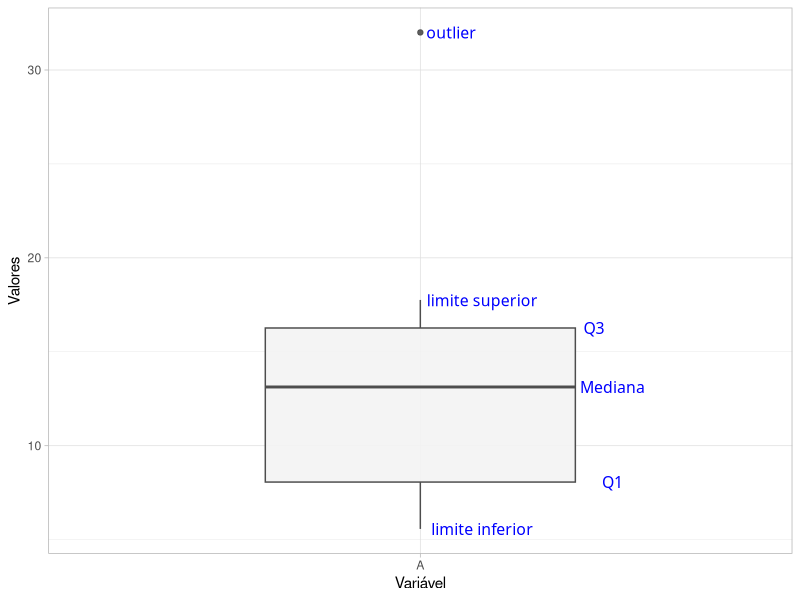
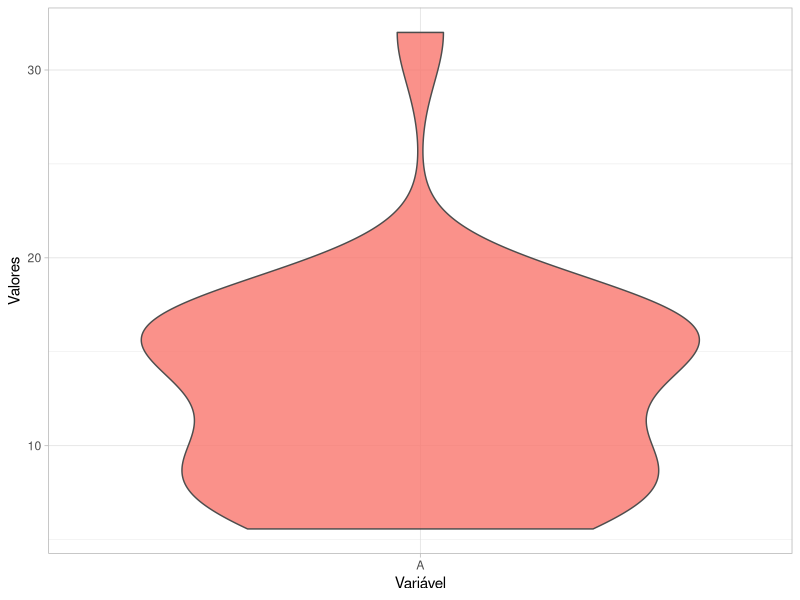
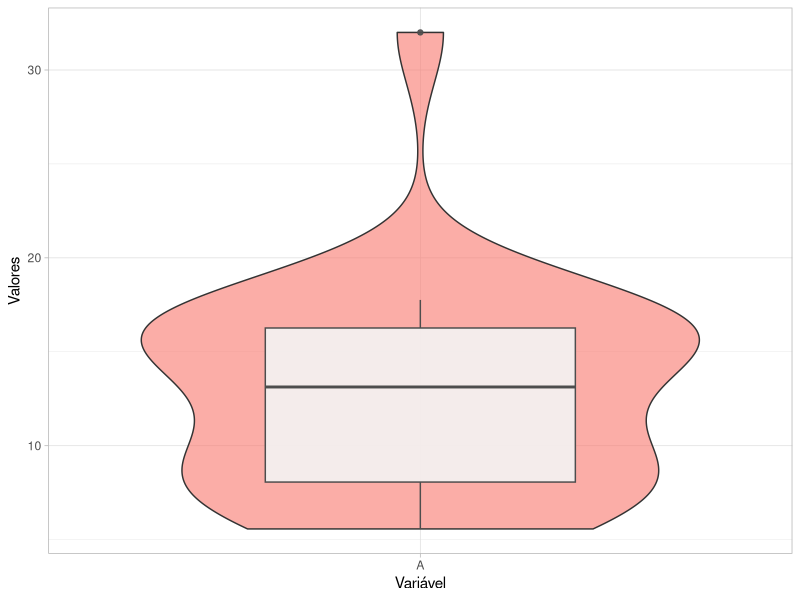
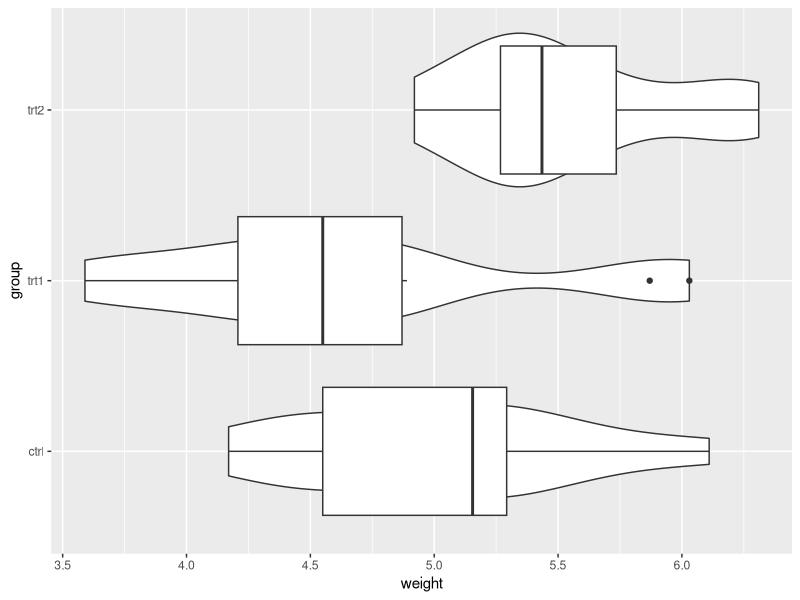
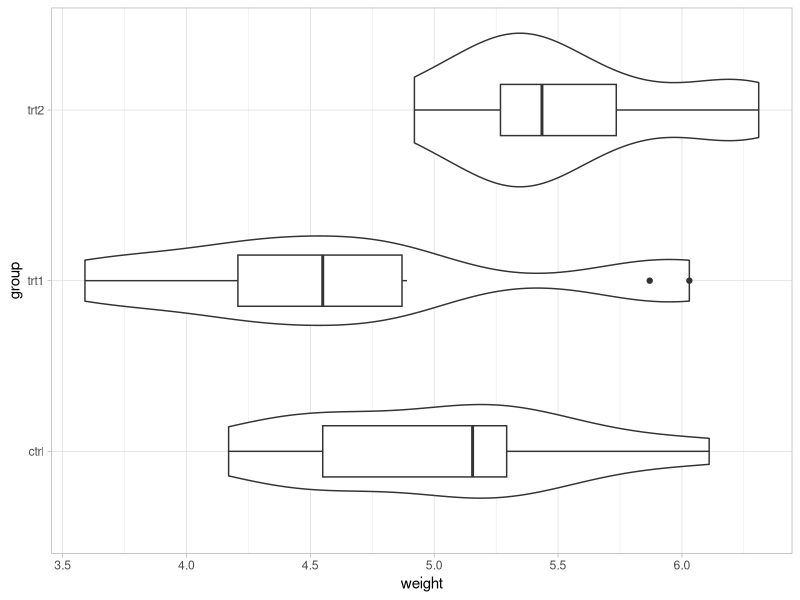
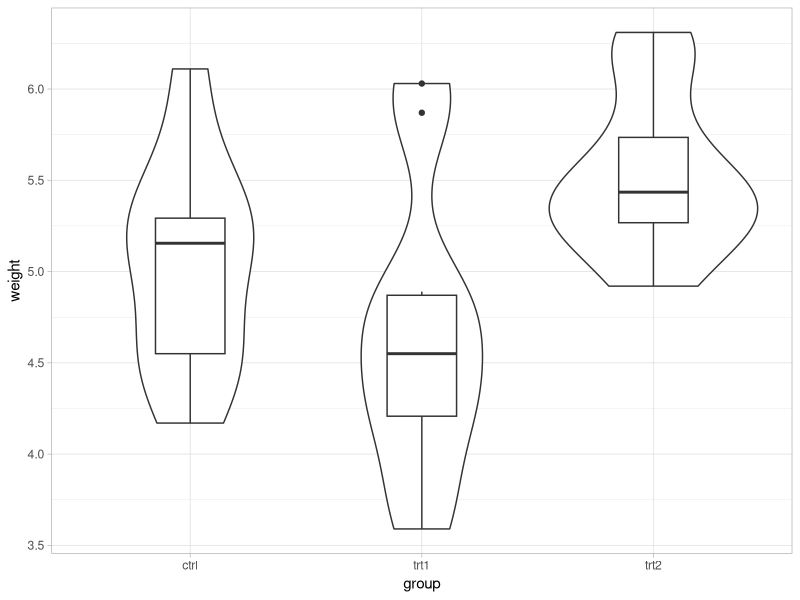
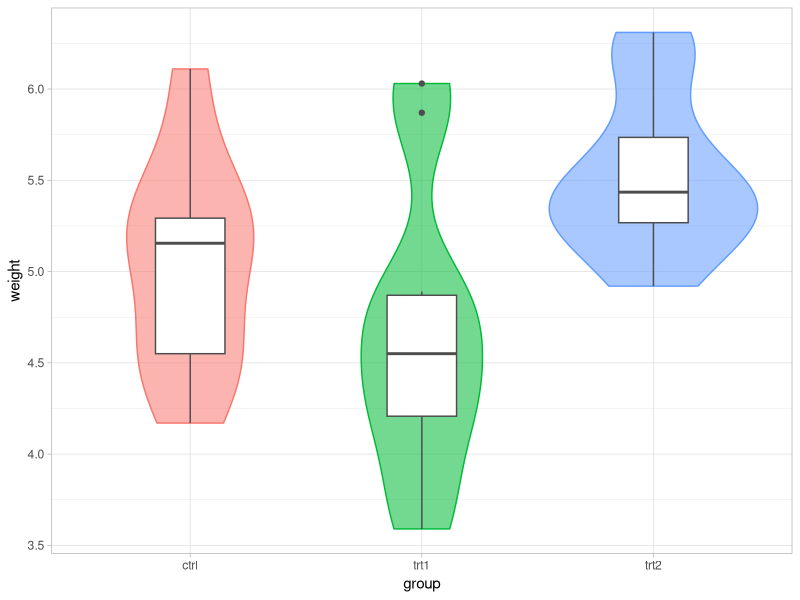
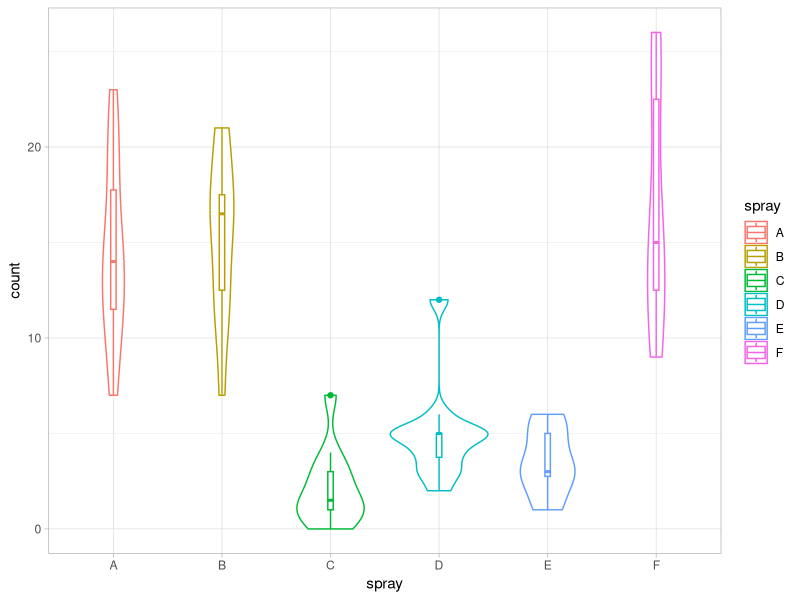

These figures' R source, in order:
## ---- chunk 1
library(tidyverse)
library(scales)
A <- data.frame("Variável" = rep("A", 26), "Valores" = c(runif(25, 5, 20), 32))
ggplot(A, aes(x = Variável, y = Valores)) + 
  geom_boxplot(width = .5, color = "grey30", fill = "grey95", alpha = .9,
               show.legend = F) + 
  theme_light() + 
  annotate( # adicionar anotação
  x = 1.05, 
  y = quantile(A[,2])[5], 
  label = "outlier", 
  geom = "text", 
  color = "blue", 
  family = "Bell MT",
  size = 4) +
  annotate( # adicionar anotação
  x = 1.1, 
  y = quantile(A[,2], probs = 0.95), 
  label = "limite superior", 
  geom = "text", 
  color = "blue", 
  family = "Bell MT",
  size = 4) +
  annotate( # adicionar anotação
  x = 1.28, 
  y = quantile(A[,2])[4], 
  label = "Q3", 
  geom = "text", 
  color = "blue", 
  family = "Bell MT",
  size = 4) +
  annotate( # adicionar anotação
  x = 1.31, 
  y = quantile(A[,2])[3], 
  label = "Mediana", 
  geom = "text", 
  color = "blue", 
  family = "Bell MT",
  size = 4) +
  annotate( # adicionar anotação
  x = 1.31, 
  y = quantile(A[,2])[2], 
  label = "Q1", 
  geom = "text", 
  color = "blue", 
  family = "Bell MT",
  size = 4) +
  annotate( # adicionar anotação
  x = 1.1, 
  y = quantile(A[,2])[1], 
  label = "limite inferior", 
  geom = "text", 
  color = "blue", 
  family = "Bell MT",
  size = 4) 
## ---- chunk 2
ggplot(A, aes(x = Variável, y = Valores, fill = Variável)) + 
  geom_violin(show.legend = F, alpha = .8, color = "grey30") + 
  theme_light() +
  theme(legend.position="none")
## ---- chunk 3
ggplot(A, aes(x = Variável, y = Valores, fill = Variável)) + 
  geom_violin(show.legend = F, alpha = .6) +
  geom_boxplot(width = .5, fill = "grey95", color = "grey30", alpha = .9,
               show.legend = F) + 
  theme_light() +
  theme(legend.position="none") # retirar a legenda
## ---- chunk 4
library(datasets)
library(ggplot2)
## ---- chunk 5
data("PlantGrowth"); data("InsectSprays")
## ---- chunk 6
head(PlantGrowth)
## ---- chunk 7
head(InsectSprays)
## ---- chunk 8
ggplot(PlantGrowth, aes(x = weight, # no eixo 'x' vai o peso
                        y = group)) + # no eixo y os 'grupo
        geom_violin() + # plotar o violin plot
        geom_boxplot()  # plotar o boxplot
## ---- chunk 9
ggplot(PlantGrowth, aes(x = weight, y = group)) + 
  theme_light() + # mudança de tema (estética) do background
  geom_violin() +
  geom_boxplot(width = 0.3) # diminuição das caixas
## ---- chunk 10
ggplot(PlantGrowth, aes(x = weight, y = group)) + 
  theme_light() +
  geom_violin() +
  geom_boxplot(width = 0.3) +
  coord_flip() # caixas na vertical
## ---- chunk 11
ggplot(PlantGrowth, aes(x = weight, y = group)) + 
  theme_light() +
  geom_violin(aes(fill = group, # colorir o interior dos violinos em função dos grupos
                  color = group, # colorir o contorno dos violinos em função dos grupos
                  alpha = 0.5)) + # deixar as cores transparentes (50% de transparência)
  geom_boxplot(width = 0.3, 
               color = "grey30") + # contorno do boxplot em cinza escuro
  coord_flip() +
  theme(legend.position = "none") # retirar a legenda
## ---- chunk 12
ggplot(InsectSprays, # tabela de dados
       aes(x = spray, # no eixo 'x' os grupos da coluna spray
           y = count, # no eixo 'y' a contagem de insetos
           color = spray)) + # colorir os gráficos em função de 'spray'
  theme_light() + # mudar o tema do gráfico - cores e estilo do background
  geom_violin() + # plotar o violino
  geom_boxplot(width = 0.05) # plotar as caixas mais 'finas' que o default
